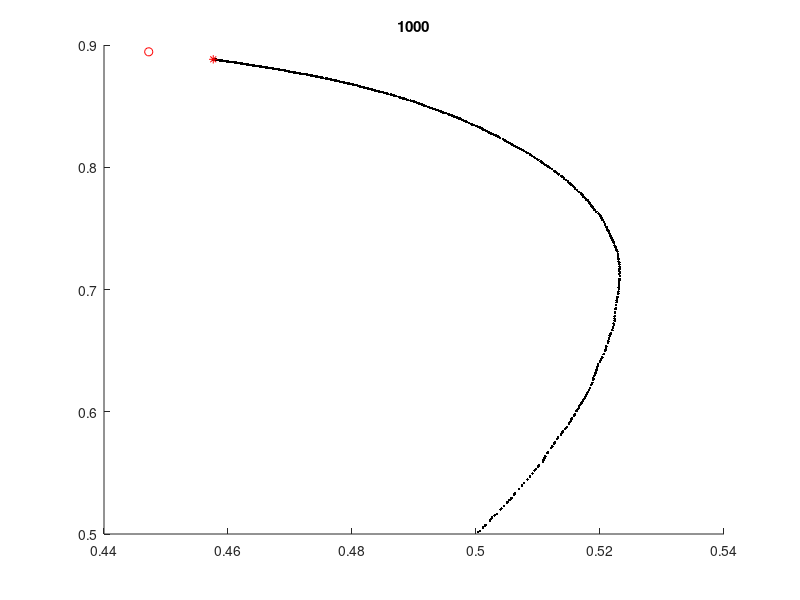

Source code (MATLAB):
dir = [1,2];
dir=dir/norm(dir);
N=1000;
r = 1*rand(1,N);
n = randn(2,N)*0.01;
x =  dir(1) *r + n(1,:);
y =  dir(2) *r + n(2,:);

   figure(2);
   clf;
hold on;
plot(dir(1),dir(2),'ro');
w = [0.5,0.5];
alpha =0.01;
for i=1:N
   in = [x(i),y(i)];
   out = in* w';
   dw = alpha * (in * out - out^2*w);
   w=w+dw;
%    w=w/sum(w);
   plot(w(1),w(2),'k.');
   title(num2str(i));
    drawnow
end
 plot(w(1),w(2),'r*');